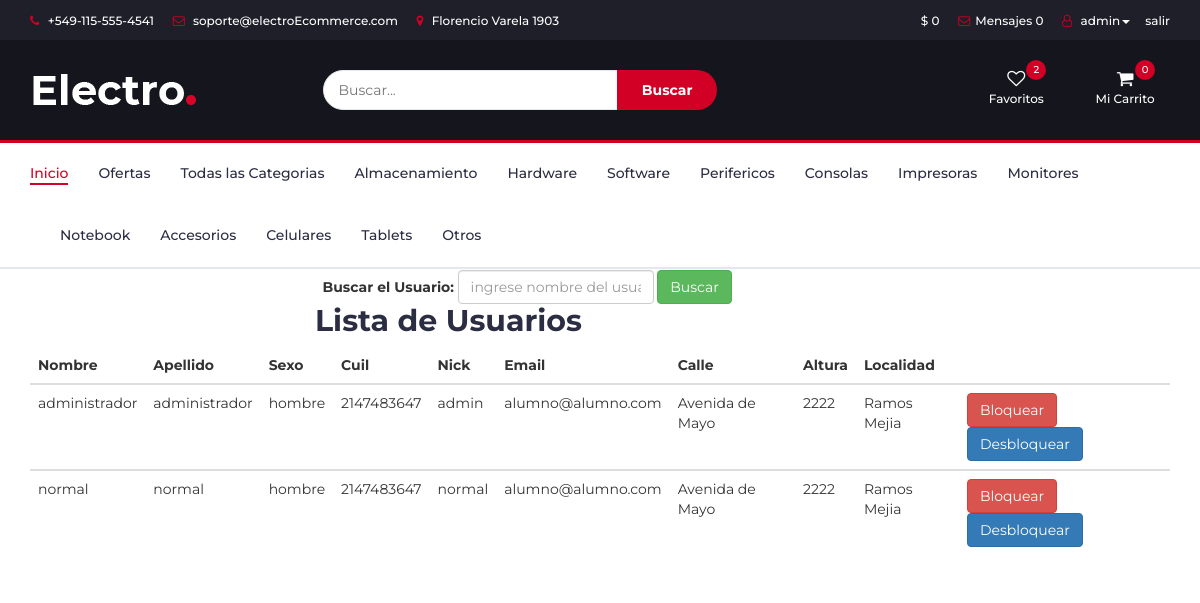
The app's page /admin.php (signed in) with its own data.
### tables this page shows
create table categorias(
id int auto_increment,
nombre varchar(50),
primary key (id)
);

create table usuario(
id int auto_increment,
nombre varchar(25),
apellido varchar(25),
sexo varchar(25),
cuil integer,
nick varchar(25),
pass varchar(40),
email varchar(60),
rol varchar(25),
calle varchar(25),
altura integer,
localidad varchar(30),
estado varchar(20),
latitud double,
longitud double,
primary key (id)
);

### admin.php (the view, shortened to what this page needs)
<!DOCTYPE html>
<html lang="es">
<?php
require 'header.php';
?>
<body>
<div class="container">
    <div class="row">
        <div class="col-lg-4"></div>
        <div class="col-lg-4"></div>
    </div>
    <div class="row">
        <div class="col-lg-3"></div>
        <div class="col-lg-6 " >
            <form class="form form-inline " action="admin.php" method="post">
                <div class="form-group">
                    <label class="control-label">Buscar el Usuario:</label>
                    <input type="text" class="form-control" name="usuariobuscado" placeholder="ingrese nombre del usuario" required">
                </div>
                <input type="submit" value="Buscar" class="btn btn-success">
            </form>
        </div>
    </div>
    <div class="col-lg-3"></div>
    <?php
    require 'database.php';
    if(isset($_POST['usuariobuscado'])){
        $buscado=$_POST['usuariobuscado'];
        $q="select * from usuario where nick='$buscado'; ";
        $consulta=mysqli_query($conexion,$q);
        $array= mysqli_fetch_array($consulta);
        if(isset($array)){
            echo "<h2>Resultado</h2>";
            echo "<table class='table'>
        <thead>
                <tr>
                  <th scope='col'>Nombre</th>
                  <th scope='col'>Apellido</th>
                  <th scope='col'>Sexo</th>
                  <th scope='col'>Cuil</th>
                  <th scope='col'>Nick</th>
                  <th scope='col'>Email</th>
                  <th scope='col'>Calle</th>
                  <th scope='col'>Altura</th>
                  <th scope='col'>Localidad</th>
                  <th scope='col'></th>
                </tr>
              </thead>";
            echo " <tbody>
                <tr>
                  <td>".$array["nombre"]."</td>
                  <td>".$array["apellido"]."</td>
                  <td>".$array["sexo"]."</td>
                  <td>".$array["cuil"]."</td>
                  <td>".$array["nick"]."</td>
                  <td>".$array["email"]."</td>
                  <td>".$array["calle"]."</td>
                  <td>".$array["altura"]."</td>
                  <td>".$array["localidad"]."</td>
                  <td>";
            if(isset($_SESSION['username'])){
                echo " <form  action='opciones.php' method='post'>
                    <input type='hidden' name='id' value='".$array['id']."'>
                    <input type='hidden' name='nombre' value='" . $array['nombre'] . "'>
                    <input type='hidden' name='apellido' value='" . $array['apellido'] . "'>
                    <input type='hidden' name='sexo' value='" . $array['sexo'] . "'>
                    <input type='hidden' name='cuil' value='" . $array['cuil'] . "'>
                    <input type='hidden' name='nick' value='" . $array['nick'] . "'>
                    <input type='hidden' name='email' value='" . $array['email'] . "'>
                    <input type='hidden' name='calle' value='" . $array['calle'] . "'>
                    <input type='hidden' name='altura' value='" . $array['altura'] . "'>
                    <input type='hidden' name='localidad' value='" . $array['localidad'] . "'>
                    <input type='submit' class='btn btn-danger' name='botone' value='Bloquear'>
                    <input type='submit' class='btn btn-primary' formaction='modificar.php' value='Desbloquear'>
                  </form> ";}
            echo "</td></tr></tbody></table>";
        }else{
            echo "<p>Usuario no encontrado</p>";
            echo "<h2>Lista de Usuarios</h2>";
            $q="select * from usuario ";
            $consulta=mysqli_query($conexion,$q);
            $colum = mysqli_fetch_array($consulta);
            echo " <table class='table'>
              <thead>
                <tr>
                  <th scope='col'>Id</th>
                  <th scope='col'>Nombre</th>
                  <th scope='col'>Apellido</th>
                  <th scope='col'>Sexo</th>
                  <th scope='col'>Cuil</th>
                  <th scope='col'>Nick</th>
                  <th scope='col'>Email</th>
                  <th scope='col'>Calle</th>
                  <th scope='col'>Altura</th>
                  <th scope='col'>Localidad</th>
                  <th scope='col'></th>
                </tr>
              </thead>";
            if(isset($colum)){
                do{
                    echo " <tbody>
                <tr>
                  <th scope='row'>".$colum["id"]."</th>
                  <td>".$colum["nombre"]."</td>
                  <td>".$colum["apellido"]."</td>
                  <td>".$colum["cuil"]."</td>
                  <td>".$colum["nick"]."</td>
                  <td>";
                    if(isset($_SESSION['username'])){
                        echo " <form  action='opciones.php' method='post'>
                    <input type='hidden' name='id' value='".$colum['id']."'>
                    <input type='hidden' name='nombre' value='" . $colum['nombre'] . "'>
                    <input type='hidden' name='apellido' value='" . $colum['apellido'] . "'>
                    <input type='hidden' name='sexo' value='" . $colum['sexo'] . "'>
                    <input type='hidden' name='cuil' value='" . $colum['cuil'] . "'>
                    <input type='hidden' name='nick' value='" . $colum['nick'] . "'>
                    <input type='hidden' name='email' value='" . $colum['email'] . "'>
                    <input type='hidden' name='calle' value='" . $colum['calle'] . "'>
                    <input type='hidden' name='altura' value='" . $colum['altura'] . "'>
                    <input type='hidden' name='localidad' value='" . $colum['localidad'] . "'>
                    <input type='submit' class='btn btn-danger' name='botone' value='Bloquear'>
                    <input type='submit' class='btn btn-primary' formaction='modificar.php' value='Desbloquear'>
                  </form> ";
                    }
                }while($colum=mysqli_fetch_array($consulta));
                echo "</td>
                </tr>
              </tbody>
            </table>";
            }
        }
    }else{
        echo "<h2>Lista de Usuarios</h2>";
        $q="select * from usuario ";
        $consulta=mysqli_query($conexion,$q);
        $colum = mysqli_fetch_array($consulta);
        echo " <table class='table'>
              <thead>
                <tr>
                  <th scope='col'>Nombre</th>
                  <th scope='col'>Apellido</th>
                  <th scope='col'>Sexo</th>
                  <th scope='col'>Cuil</th>
                  <th scope='col'>Nick</th>
                  <th scope='col'>Email</th>
                  <th scope='col'>Calle</th>
                  <th scope='col'>Altura</th>
                  <th scope='col'>Localidad</th>
                  <th scope='col'></th>
                </tr>
              </thead>";
        if(isset($colum)) {
            do {
                echo " <tbody>
                <tr>
                  <td>" . $colum["nombre"] . "</td>
                  <td>" . $colum["apellido"] . "</td>
                  <td>" . $colum["sexo"] . "</td>
                  <td>" . $colum["cuil"] . "</td>
                  <td>" . $colum["nick"] . "</td>
                  <td>" . $colum["email"] . "</td>
                  <td>" . $colum["calle"] . "</td>
                  <td>" . $colum["altura"] . "</td>
                  <td>" . $colum["localidad"] . "</td>
                  <td>";
                if (isset($_SESSION['username'])) {
                    echo " <form  action='opciones.php' method='post'>
                    <input type='hidden' name='id' value='" . $colum['id'] . "'>
                    <input type='hidden' name='nombre' value='" . $colum['nombre'] . "'>
                    <input type='hidden' name='apellido' value='" . $colum['apellido'] . "'>
                    <input type='hidden' name='sexo' value='" . $colum['sexo'] . "'>
                    <input type='hidden' name='cuil' value='" . $colum['cuil'] . "'>
                    <input type='hidden' name='nick' value='" . $colum['nick'] . "'>
                    <input type='hidden' name='email' value='" . $colum['email'] . "'>
                    <input type='hidden' name='calle' value='" . $colum['calle'] . "'>
                    <input type='hidden' name='altura' value='" . $colum['altura'] . "'>
                    <input type='hidden' name='localidad' value='" . $colum['localidad'] . "'>
                    <input type='submit' class='btn btn-danger' name='botone' value='Bloquear'>
                    <input type='submit' class='btn btn-primary'  formaction='desbloqueo.php' name='envio' value='Desbloquear'>
                  </form> ";
                }
            } while ($colum = mysqli_fetch_array($consulta));
            echo "</td>
                </tr>
              </tbody>
            </table>";
        }
    }
    ?>
</div>
</body>

### categorias.php
<?php
require 'database.php';
$result=mysqli_query($conexion,"SELECT nombre FROM categorias");
while ($row = mysqli_fetch_array($result)) {
    echo"<li><a href='vercategorias.php?cat=". $row['nombre'] . "'>". $row['nombre'] . "</a></li>";
}

### css/style.css (style rules this page uses)
body { font-family: 'Montserrat', sans-serif; font-weight: 400; color: #333; }
h1, h2, h3, h4, h5, h6 { color: #2B2D42; font-weight: 700; margin: 0 0 10px; }
a { color: #2B2D42; font-weight: 500; -webkit-transition: 0.2s color; transition: 0.2s color; }
.main-nav>li+li { margin-left: 30px }
.main-nav>li>a { padding: 20px 0px; }
.main-nav>li>a:after { content: ""; display: block; width: 0%; height: 2px; background-color: #D10024; -webkit-transition: 0.2s all; transition: 0.2s all; }

### records on screen
categorias: nombre "Almacenamiento"
categorias: nombre "Hardware"
categorias: nombre "Software"
categorias: nombre "Perifericos"
categorias: nombre "Consolas"
categorias: nombre "Impresoras"
categorias: nombre "Monitores"
categorias: nombre "Notebook"
categorias: nombre "Accesorios"
categorias: nombre "Celulares"
categorias: nombre "Tablets"
categorias: nombre "Otros"
usuario: nombre "administrador", apellido "administrador", sexo "hombre", cuil "2147483647", nick "admin", email "alumno@alumno.com", calle "Avenida de Mayo", altura "2222", localidad "Ramos Mejia"
usuario: nombre "normal", apellido "normal", sexo "hombre", cuil "2147483647", nick "normal", email "alumno@alumno.com", calle "Avenida de Mayo", altura "2222", localidad "Ramos Mejia"

### other values on screen
$contadorM "0"
$nombre "admin"
$carrito "0"
